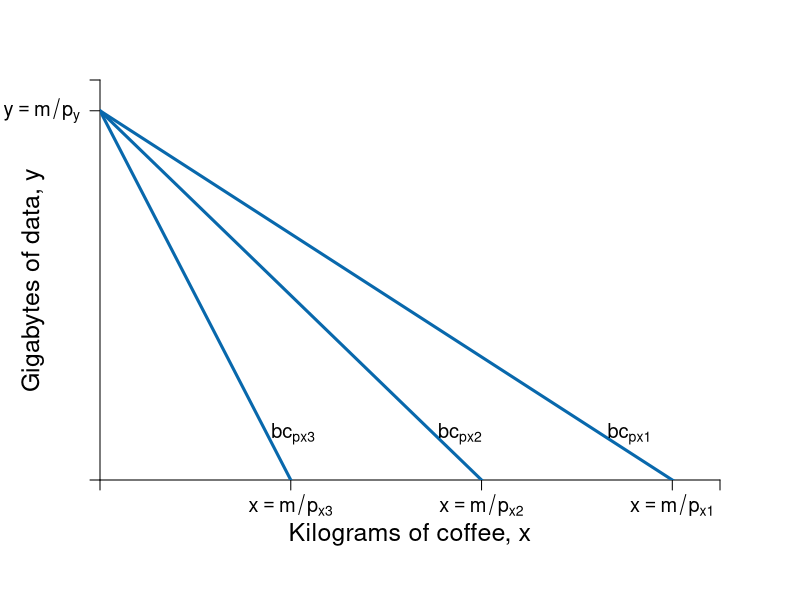

Generate this figure with R:
require(shape)
pdf(file = "indmarketdemand/budget_pchange.pdf", width = 9, height = 7)

#Set parameters for graphics
axislabelsize <- 1.5
labelsize <- 1.2
graphlinewidth <- 3
segmentlinewidth <- 2

COL <- c("#7fc97f", "#beaed4", "#fdc086", "#ffff99", "#386cb0", "#f0027f", "#bf5b17", "#666666")
COLA <- c("#99d8c9","#66c2a4","#41ae76", "#238b45", "#005824")
COLB <- c("#4eb3d3", "#2b8cbe", "#0868ac","#084081")

#Edited the margins to cater for the larger LHS labels
par(mar =  c(6, 5, 4, 4))

mrsA <- function(x, rmax = 10, xmax = 20) {
  rmax - (rmax/xmax)*x
}


uA <- function(x, y, rmax = 2, xmax = 12) {
  y + rmax*x - (1/2)*(rmax/xmax)*x^2
}

indiffA1 <- function(x, uA = 10, rmax = 2.5, xmax = 10) {
  uA - rmax*x + (1/2)*(rmax/xmax)*(x^2)
}


bcA <- function(x, w = 20, p = 2) {
  w - p*x
}


xlims <- c(0, 13)
ylims <- c(0, 13)

npts <- 501 
x <- seq(xlims[1], xlims[2], length.out = npts)
y <- seq(ylims[1], ylims[2], length.out = npts) 
a <- c(13, 15, 17)

plot(0, 0, xlim = xlims, ylim = ylims, type = "n",
     xlab = expression(paste("")),
     ylab = expression(paste("")), 
     xaxt = "n", 
     yaxt = "n", 
     cex.lab = axislabelsize, 
     bty = "n",
     xaxs="i", 
     yaxs="i")

# ticksy <- seq(from = 0, to = ylims[2], by = 2)
# ylabels <- seq(from = 0, to = ylims[2], by = 2)
# ticksx <- seq(from = 0, to = xlims[2], by = 2)
# xlabels <- seq(from = 0, to = xlims[2], by = 2)
ticksy <- c(0, 12, ylims[2])
ylabels <- c(NA, expression(paste(y == m/p[y])), NA)
ticksx <- c(0, 4, 8, 12, xlims[2])
xlabels <- c(NA, expression(paste(x == m/p[x3])), expression(paste(x == m/p[x2])), expression(paste(x == m/p[x1])), NA)

axis(1, at = ticksx, pos = 0, labels = xlabels, cex.axis = labelsize)
axis(2, at = ticksy, pos = 0, labels = ylabels, las = 1, cex.axis = labelsize)

npts <- 500 
xx1 <- seq(xlims[1], xlims[2], length.out = npts)

lines(xx1, bcA(xx1, w = 12, p = 1), col = COLB[3], lwd = graphlinewidth)
lines(xx1, bcA(xx1, w = 12, p = 1.5), col = COLB[3], lwd = graphlinewidth)
lines(xx1, bcA(xx1, w = 12, p = 3), col = COLB[3], lwd = graphlinewidth)
#lines(xx1, indiffA1(xx1, uA = 20, rmax = 2.5, xmax = 10), col = COLB[4], lwd = graphlinewidth)



mtext(expression(paste("Kilograms of coffee, ", x)), side=1, line = 2.5, cex = axislabelsize)
text(-1.4, 6.5, expression(paste("Gigabytes of data, ", y)), xpd = TRUE, cex = axislabelsize, srt = 90) 

#segments(4.11765, 6.17647, 5.88, 8.88, lty = 1, col = COL[2] , lwd = graphlinewidth)
#text(7.3, 3, expression("Pareto Efficient"))
#text(7.3, 2.5, expression("Curve"))
#Arrows(7.3, 3.5, 7.3, 6.1, col = "black", lty = 1, lwd = 2, arr.type = "triangle", arr.lwd = 0.5)

#Label the iso-welfare functions for the HG, Aisha
text(4.05, 1.5, expression(bc[px3]), cex = labelsize)
text(7.55, 1.5, expression(bc[px2]), cex = labelsize)
text(11.1, 1.5, expression(bc[px1]), cex = labelsize)
#text(6.6, 8.3, expression(u[4]^A))

#Label the indifference curves for the HG, Betty
# text(7.6, 17, expression(u[1]^B))
# text(6.75, 17, expression(u[2]^B))
# text(6, 17, expression(u[3]^B))
#text(3.4, 6.9, expression(v[4]^B))

#Label mrs function
#text(10, 8, expression(paste(mrs(x,y) == r[max] - frac(r[max], x[max])*x)))
#Arrows(10, 7.5, 10, 5.6, col = "black", lty = 1, lwd = 2, arr.type = "triangle", arr.lwd = 0.5)

#Label satiation
#text(20, 4, expression(paste(x[max] == "Point")))
#text(20, 3, expression(paste("of Satiation")))
#Arrows(20, 2.5, 20, 0.5, col = "black", lty = 1, lwd = 2, arr.type = "triangle", arr.lwd = 0.5)

#Label highest willingness to pay
# text(5, 10.5, expression(paste(r[max] == "Maximum")))
# text(5, 9.5, expression(paste("Willingness to Pay")))
# Arrows(3, 10, 0.5, 10, col = "black", lty = 1, lwd = 2, arr.type = "triangle", arr.lwd = 0.5)


# contour(x, y, 
#         outer(x, y, uA),
#         #labels = c("v1", "v2", "v3"),
#         drawlabels = FALSE,
#         col = COLA[3],
#         #xlab = expression(paste("A's Apples, ", x)),
#         #ylab = expression(paste("A's Oranges, ", y)),
#         #cex.lab = axislabelsize,
#         lwd = graphlinewidth,
#         levels = a, 
#         xaxs="i", 
#         yaxs="i", 
#         add = TRUE)

#segments(0, 6, 6, 6, lty = 2, col = "gray" , lwd = segmentlinewidth)
#segments(6, 0, 6, 6, lty = 2, col = "gray" , lwd = segmentlinewidth)
#points(6, 6, pch = 16, col = "black", cex = 1.5)

# par(new = TRUE)
# 
# #Use the same x and ylims as previously, but with locations switched
# xlims2 <- c(18, 0)
# ylims2 <- c(18, 0)

#Leave the ylab and xlab blank to ensure no axes titles
# plot(0, 0, xlim = xlims2, ylim = ylims2, type = "n",
#      xlab = expression(paste("")),
#      ylab = expression(paste("")),
#      xaxt = "n", 
#      yaxt = "n", 
#      cex.lab = 1.3, 
#      bty = "n",
#      xaxs="i", 
#      yaxs="i")
# 
# 
# lines(xx1, indiffAlow(xx1, uA = 46.08, alpha = 16, beta = 1/24), col = COL[2], lwd = graphlinewidth)


#Set up axes at sides 3 and 4 (top and right)
# axis(side = 3, at = ticksx, pos = 0, labels = xlabels)
# axis(side = 4, at = ticksy, pos = 0, labels = ylabels, las = 0)
# mtext("B's Apples, x", side=3, line = 2.5, cex = axislabelsize)
# text(-0.8, 7, expression(paste("B's Oranges, y")), xpd = TRUE, cex = axislabelsize, srt = 270) 
# 
# #Add arrows:
# arrows(-0.8, 10, -0.8, 14, xpd = TRUE, length=0.1,angle=40,lwd=3)
# arrows(6.2, -1.8, 9, -1.8, xpd = TRUE, length=0.1,angle=40,lwd=3)
# 

#Customize ticks and labels for the plot
#ticksy <- seq(from = 0, to = 15, by = 1)
#ylabels <- seq(from = 0, to = 15, by = 1)
#ticksx <- seq(from = 0, to = 10, by = 1)
#xlabels <- seq(from = 0, to = 10, by = 1)
#axis(1, at = ticksx, pos = 0, labels = xlabels)
#axis(2, at = ticksy, pos = 0, labels = ylabels, las = 0)

dev.off()
